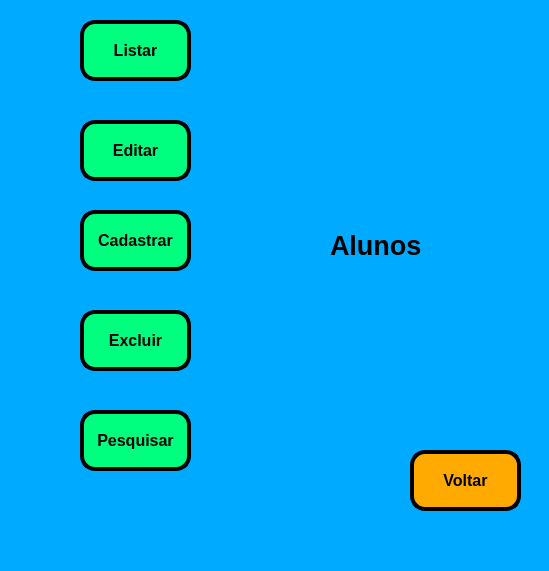
<?xml version="1.0" encoding="UTF-8"?>
<ui version="4.0">
 <class>MainWindow</class>
 <widget class="QMainWindow" name="MainWindow">
  <property name="geometry">
   <rect>
    <x>0</x>
    <y>0</y>
    <width>549</width>
    <height>571</height>
   </rect>
  </property>
  <property name="windowTitle">
   <string>Alunos</string>
  </property>
  <property name="styleSheet">
   <string notr="true">background-color: rgb(0, 170, 255);
</string>
  </property>
  <widget class="QWidget" name="centralwidget">
   <widget class="QPushButton" name="pushButton_2">
    <property name="geometry">
     <rect>
      <x>80</x>
      <y>20</y>
      <width>111</width>
      <height>61</height>
     </rect>
    </property>
    <property name="font">
     <font>
      <pointsize>12</pointsize>
      <weight>75</weight>
      <bold>true</bold>
     </font>
    </property>
    <property name="styleSheet">
     <string notr="true">background-color: rgb(0, 255, 127);
border-radius: 15px;
border-style: outset;
border-width: 4px;
border-color: black;</string>
    </property>
    <property name="text">
     <string>Listar</string>
    </property>
   </widget>
   <widget class="QPushButton" name="pushButton_3">
    <property name="geometry">
     <rect>
      <x>80</x>
      <y>210</y>
      <width>111</width>
      <height>61</height>
     </rect>
    </property>
    <property name="font">
     <font>
      <pointsize>12</pointsize>
      <weight>75</weight>
      <bold>true</bold>
     </font>
    </property>
    <property name="styleSheet">
     <string notr="true">background-color: rgb(0, 255, 127);
border-radius: 15px;
border-style: outset;
border-width: 4px;
border-color: black;</string>
    </property>
    <property name="text">
     <string>Cadastrar</string>
    </property>
   </widget>
   <widget class="QPushButton" name="pushButton_4">
    <property name="geometry">
     <rect>
      <x>80</x>
      <y>120</y>
      <width>111</width>
      <height>61</height>
     </rect>
    </property>
    <property name="font">
     <font>
      <pointsize>12</pointsize>
      <weight>75</weight>
      <bold>true</bold>
     </font>
    </property>
    <property name="styleSheet">
     <string notr="true">background-color: rgb(0, 255, 127);
border-radius: 15px;
border-style: outset;
border-width: 4px;
border-color: black;</string>
    </property>
    <property name="text">
     <string>Editar</string>
    </property>
   </widget>
   <widget class="QPushButton" name="pushButton_5">
    <property name="geometry">
     <rect>
      <x>80</x>
      <y>410</y>
      <width>111</width>
      <height>61</height>
     </rect>
    </property>
    <property name="font">
     <font>
      <pointsize>12</pointsize>
      <weight>75</weight>
      <bold>true</bold>
     </font>
    </property>
    <property name="styleSheet">
     <string notr="true">background-color: rgb(0, 255, 127);
border-radius: 15px;
border-style: outset;
border-width: 4px;
border-color: black;</string>
    </property>
    <property name="text">
     <string>Pesquisar</string>
    </property>
   </widget>
   <widget class="QPushButton" name="pushButton_6">
    <property name="geometry">
     <rect>
      <x>80</x>
      <y>310</y>
      <width>111</width>
      <height>61</height>
     </rect>
    </property>
    <property name="font">
     <font>
      <pointsize>12</pointsize>
      <weight>75</weight>
      <bold>true</bold>
     </font>
    </property>
    <property name="styleSheet">
     <string notr="true">background-color: rgb(0, 255, 127);
border-radius: 15px;
border-style: outset;
border-width: 4px;
border-color: black;</string>
    </property>
    <property name="text">
     <string>Excluir</string>
    </property>
   </widget>
   <widget class="QPushButton" name="pushButton_7">
    <property name="geometry">
     <rect>
      <x>410</x>
      <y>450</y>
      <width>111</width>
      <height>61</height>
     </rect>
    </property>
    <property name="font">
     <font>
      <pointsize>12</pointsize>
      <weight>75</weight>
      <bold>true</bold>
     </font>
    </property>
    <property name="styleSheet">
     <string notr="true">background-color: rgb(255, 170, 0);
border-radius: 15px;
border-style: outset;
border-width: 4px;
border-color: black;</string>
    </property>
    <property name="text">
     <string>Voltar</string>
    </property>
    <property name="icon">
     <iconset>
      <normaloff>voltar.png</normaloff>voltar.png</iconset>
    </property>
   </widget>
   <widget class="QLabel" name="label">
    <property name="geometry">
     <rect>
      <x>10</x>
      <y>30</y>
      <width>51</width>
      <height>41</height>
     </rect>
    </property>
    <property name="text">
     <string/>
    </property>
    <property name="pixmap">
     <pixmap>lista-de-tarefas.png</pixmap>
    </property>
    <property name="scaledContents">
     <bool>true</bool>
    </property>
   </widget>
   <widget class="QLabel" name="label_2">
    <property name="geometry">
     <rect>
      <x>10</x>
      <y>130</y>
      <width>51</width>
      <height>41</height>
     </rect>
    </property>
    <property name="text">
     <string/>
    </property>
    <property name="pixmap">
     <pixmap>editar-texto.png</pixmap>
    </property>
    <property name="scaledContents">
     <bool>true</bool>
    </property>
   </widget>
   <widget class="QLabel" name="label_3">
    <property name="geometry">
     <rect>
      <x>10</x>
      <y>320</y>
      <width>51</width>
      <height>41</height>
     </rect>
    </property>
    <property name="text">
     <string/>
    </property>
    <property name="pixmap">
     <pixmap>excluir.png</pixmap>
    </property>
    <property name="scaledContents">
     <bool>true</bool>
    </property>
   </widget>
   <widget class="QLabel" name="label_4">
    <property name="geometry">
     <rect>
      <x>20</x>
      <y>420</y>
      <width>51</width>
      <height>41</height>
     </rect>
    </property>
    <property name="text">
     <string/>
    </property>
    <property name="pixmap">
     <pixmap>pesquisa-de-pesquisa.png</pixmap>
    </property>
    <property name="scaledContents">
     <bool>true</bool>
    </property>
   </widget>
   <widget class="QLabel" name="label_6">
    <property name="geometry">
     <rect>
      <x>10</x>
      <y>220</y>
      <width>51</width>
      <height>41</height>
     </rect>
    </property>
    <property name="text">
     <string/>
    </property>
    <property name="pixmap">
     <pixmap>cadastro.png</pixmap>
    </property>
    <property name="scaledContents">
     <bool>true</bool>
    </property>
   </widget>
   <widget class="QLabel" name="label_5">
    <property name="geometry">
     <rect>
      <x>340</x>
      <y>150</y>
      <width>101</width>
      <height>82</height>
     </rect>
    </property>
    <property name="text">
     <string/>
    </property>
    <property name="pixmap">
     <pixmap>aluno-com-limite-de-graduacao.png</pixmap>
    </property>
    <property name="scaledContents">
     <bool>true</bool>
    </property>
   </widget>
   <widget class="QLabel" name="label_7">
    <property name="geometry">
     <rect>
      <x>330</x>
      <y>230</y>
      <width>121</width>
      <height>31</height>
     </rect>
    </property>
    <property name="font">
     <font>
      <pointsize>20</pointsize>
      <weight>75</weight>
      <bold>true</bold>
     </font>
    </property>
    <property name="text">
     <string>Alunos</string>
    </property>
   </widget>
  </widget>
  <widget class="QMenuBar" name="menubar">
   <property name="geometry">
    <rect>
     <x>0</x>
     <y>0</y>
     <width>549</width>
     <height>26</height>
    </rect>
   </property>
  </widget>
  <widget class="QStatusBar" name="statusbar"/>
 </widget>
 <resources/>
 <connections/>
</ui>
